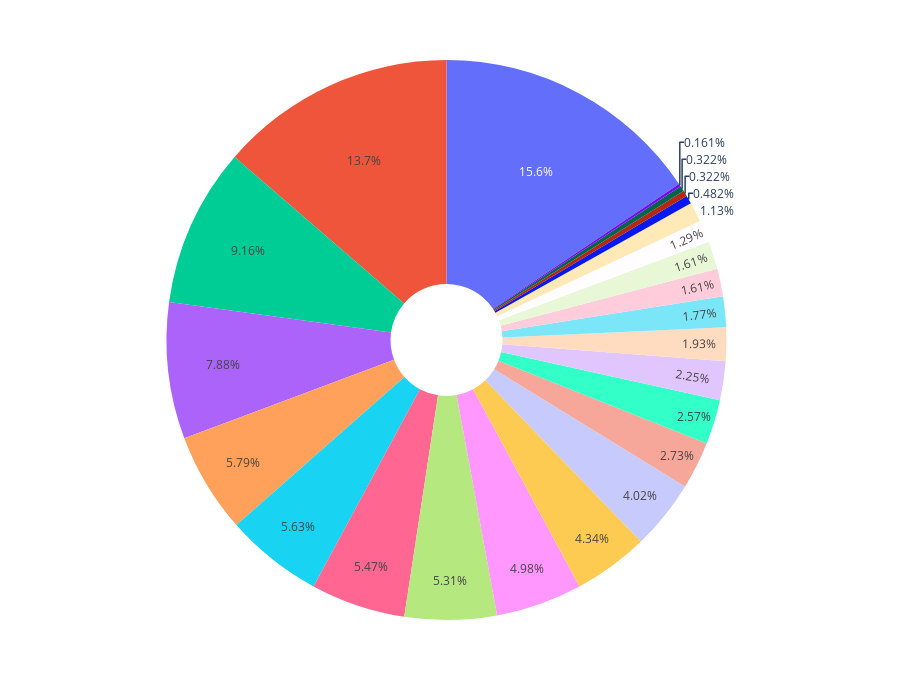

Source (notebook cell):
### Code cell
fig = px.pie(active_hr, values='msg_count', labels='day', width=900, height=700, hole=.2)
fig.show()

### Figure 1 — Plotly figure (JSON) as saved in the notebook; plotly's stock layout.template omitted (floating-point values rounded to 4 significant figures)
{"data": [{"domain": {"x": [0, 1], "y": [0, 1]}, "hole": 0.2, "hovertemplate": "msg_count=%{value}<extra></extra>", "legendgroup": "", "name": "", "showlegend": false, "type": "pie", "values": [27, 3, 11, 36, 34, 16, 97, 49, 57, 8, 33, 17, 35, 7, 12, 31, 14, 2, 25, 85, 10, 10, 2, 1]}], "layout": {"height": 700, "legend": {"tracegroupgap": 0}, "margin": {"t": 60}, "width": 900}}
